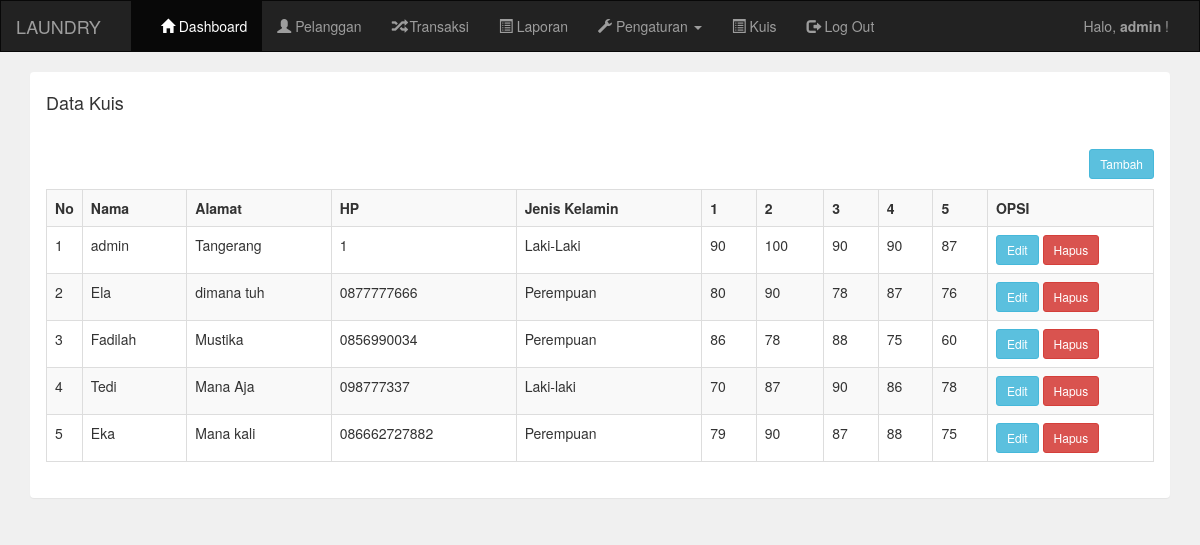
The page /admin/kuis.php (signed in) on the database its author committed.
### tables this page shows
CREATE TABLE `kuis` (
  `id` int(11) NOT NULL,
  `nama` varchar(255) NOT NULL,
  `alamat` varchar(255) NOT NULL,
  `hp` varchar(25) NOT NULL,
  `jk` varchar(25) NOT NULL,
  `nilai1` varchar(15) NOT NULL,
  `nilai2` varchar(15) NOT NULL,
  `nilai3` varchar(15) NOT NULL,
  `nilai4` varchar(15) NOT NULL,
  `nilai5` varchar(15) NOT NULL
);

### admin/kuis.php (the view)
<?php include 'header.php'; ?>
<div class="container">
	<div class="panel">
		<div class="panel-heading">
			<h4>Data Kuis</h4>
		</div>
		<div class="panel-body">
			<a href="kuis_tambah.php" class="btn btn-sm btn-info pull-right">Tambah</a>
			<br />
			<br />
			<table class="table table-bordered table-striped">
				<tr>
					<th width="1%">No</th>
					<th>Nama</th>
                    <th>Alamat</th>
					<th>HP</th>
                    <th>Jenis Kelamin</th>
                    <th>1</th>
                    <th>2</th>
                    <th>3</th>
                    <th>4</th>
                    <th>5</th>
					<th width="15%">OPSI</th>
				</tr>
				<?php
				include '../koneksi.php';
				$data = mysqli_query($koneksi, "select * from kuis");
				$no = 1;
				while ($d = mysqli_fetch_array($data)) {
				?>
					<tr>
						<td><?php echo $no++; ?></td>
						<td><?php echo $d['nama'];
							?></td>
                        <td><?php echo $d['alamat'];
							?></td>
                        <td><?php echo $d['hp'];
							?></td>
                        <td><?php echo $d['jk'];
							?></td>
                        <td><?php echo $d['nilai1'];
							?></td>
                        <td><?php echo $d['nilai2'];
							?></td>
                        <td><?php echo $d['nilai3'];
							?></td>
                        <td><?php echo $d['nilai4'];
							?></td>
                        <td><?php echo $d['nilai5'];
							?></td>
						<td>
							<a href="kuis_edit.php?id=<?php echo $d['id']; ?>" class="btn btn-sm btn-info">Edit</a>
							<a href="kuis_hapus.php?id=<?php echo $d['id']; ?>" class="btn btn-sm btn-danger">Hapus</a>
						</td>
					</tr>
				<?php
				}
				?>
			</table>
		</div>
	</div>
</div>
<?php include 'footer.php'; ?>

### rows shown on the page
kuis: nama "admin", alamat "Tangerang", hp "1", jk "Laki-Laki", nilai1 "90", nilai2 "100", nilai3 "90", nilai4 "90", nilai5 "87"
kuis: nama "Ela", alamat "dimana tuh", hp "0877777666", jk "Perempuan", nilai1 "80", nilai2 "90", nilai3 "78", nilai4 "87", nilai5 "76"
kuis: nama "Fadilah", alamat "Mustika", hp "0856990034", jk "Perempuan", nilai1 "86", nilai2 "78", nilai3 "88", nilai4 "75", nilai5 "60"
kuis: nama "Tedi", alamat "Mana Aja", hp "098777337", jk "Laki-laki", nilai1 "70", nilai2 "87", nilai3 "90", nilai4 "86", nilai5 "78"
kuis: nama "Eka", alamat "Mana kali", hp "086662727882", jk "Perempuan", nilai1 "79", nilai2 "90", nilai3 "87", nilai4 "88", nilai5 "75"

### other values the page prints
$_SESSION['username'] "admin"
